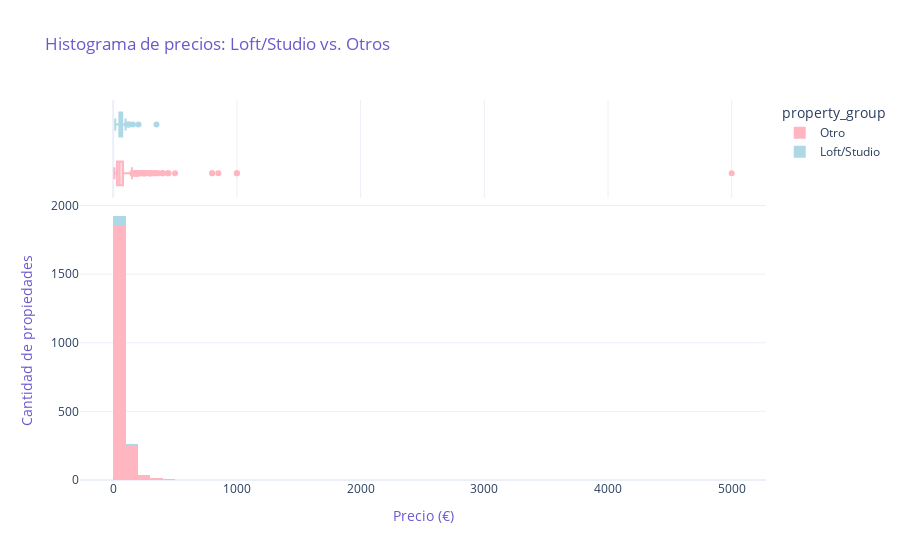

The notebook cell saved with this chart:
### Markdown cell above
<p style="color: #87CEFA; font-size: 18px;">
<b>Hipótesis:</b><br>
"Los lofts y estudios son más accesibles en precio, tendría sentido invertir en lofts y estudios."
</p>

### Code cell
import plotly.express as px

# --- Crear columna property_group ---
data["property_group"] = data["property_type"].apply(
    lambda x: "Loft/Studio" if "loft" in str(x).lower() or "studio" in str(x).lower() else "Otro"
)

# --- Hacer el histograma ---
fig = px.histogram(
    data_frame=data,
    x="price",
    color="property_group",
    marginal="box",  # agrega pequeño boxplot arriba
    nbins=50,
    color_discrete_map={
        "Loft/Studio": "#ADD8E6",
        "Otro": "#FFB6C1"
    },
    title="Histograma de precios: Loft/Studio vs. Otros",
    template="plotly_white"
)

fig.update_layout(
    title_font_color="#6A5ACD",
    xaxis_title="Precio (€)",
    yaxis_title="Cantidad de propiedades",
    xaxis_title_font_color="#6A5ACD",
    yaxis_title_font_color="#6A5ACD"
)

fig.show()

### Figure 1 — Plotly figure (JSON) as saved in the notebook; plotly's stock layout.template omitted (floating-point values rounded to 4 significant figures; data arrays with more than 128 entries replaced by an {"elided": "..."} marker saying what was removed)
{"data": [{"alignmentgroup": "True", "bingroup": "x", "hovertemplate": "property_group=Otro<br>price=%{x}<br>count=%{y}<extra></extra>", "legendgroup": "Otro", "marker": {"color": "#FFB6C1", "pattern": {"shape": ""}}, "name": "Otro", "nbinsx": 50, "offsetgroup": "Otro", "orientation": "v", "showlegend": true, "type": "histogram", "x": {"elided": "2169 int values"}, "xaxis": "x", "yaxis": "y"}, {"alignmentgroup": "True", "hovertemplate": "property_group=Otro<br>price=%{x}<extra></extra>", "legendgroup": "Otro", "marker": {"color": "#FFB6C1"}, "name": "Otro", "notched": true, "offsetgroup": "Otro", "showlegend": false, "type": "box", "x": {"elided": "2169 int values"}, "xaxis": "x2", "yaxis": "y2"}, {"alignmentgroup": "True", "bingroup": "x", "hovertemplate": "property_group=Loft/Studio<br>price=%{x}<br>count=%{y}<extra></extra>", "legendgroup": "Loft/Studio", "marker": {"color": "#ADD8E6", "pattern": {"shape": ""}}, "name": "Loft/Studio", "nbinsx": 50, "offsetgroup": "Loft/Studio", "orientation": "v", "showlegend": true, "type": "histogram", "x": [112, 74, 129, 75, 49, 70, 60, 65, 54, 50, 49, 60, 17, 39, 60, 46, 89, 57, 80, 69, 70, 100, 48, 70, 90, 50, 43, 60, 90, 49, 50, 62, 205, 57, 80, 70, 350, 70, 75, 80, 54, 70, 52, 60, 50, 60, 68, 55, 55, 55, 80, 47, 45, 49, 62, 160, 50, 70, 70, 50, 99, 48, 129, 65, 62, 48, 70, 70, 59, 70, 50, 85, 50, 72, 27, 50, 90, 40, 39, 65], "xaxis": "x", "yaxis": "y"}, {"alignmentgroup": "True", "hovertemplate": "property_group=Loft/Studio<br>price=%{x}<extra></extra>", "legendgroup": "Loft/Studio", "marker": {"color": "#ADD8E6"}, "name": "Loft/Studio", "notched": true, "offsetgroup": "Loft/Studio", "showlegend": false, "type": "box", "x": [112, 74, 129, 75, 49, 70, 60, 65, 54, 50, 49, 60, 17, 39, 60, 46, 89, 57, 80, 69, 70, 100, 48, 70, 90, 50, 43, 60, 90, 49, 50, 62, 205, 57, 80, 70, 350, 70, 75, 80, 54, 70, 52, 60, 50, 60, 68, 55, 55, 55, 80, 47, 45, 49, 62, 160, 50, 70, 70, 50, 99, 48, 129, 65, 62, 48, 70, 70, 59, 70, 50, 85, 50, 72, 27, 50, 90, 40, 39, 65], "xaxis": "x2", "yaxis": "y2"}], "layout": {"barmode": "relative", "legend": {"title": {"text": "property_group"}, "tracegroupgap": 0}, "title": {"font": {"color": "#6A5ACD"}, "text": "Histograma de precios: Loft/Studio vs. Otros"}, "xaxis": {"anchor": "y", "domain": [0, 1], "title": {"font": {"color": "#6A5ACD"}, "text": "Precio (€)"}}, "xaxis2": {"anchor": "y2", "domain": [0, 1], "matches": "x", "showgrid": true, "showticklabels": false}, "yaxis": {"anchor": "x", "domain": [0, 0.7326], "title": {"font": {"color": "#6A5ACD"}, "text": "Cantidad de propiedades"}}, "yaxis2": {"anchor": "x2", "domain": [0.7426, 1], "matches": "y2", "showgrid": false, "showline": false, "showticklabels": false, "ticks": ""}}}
